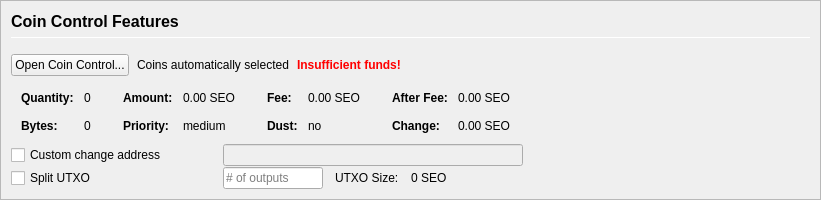
         <widget class="QFrame" name="frameCoinControl">
          <property name="sizePolicy">
           <sizepolicy hsizetype="Expanding" vsizetype="Expanding">
            <horstretch>0</horstretch>
            <verstretch>0</verstretch>
           </sizepolicy>
          </property>
          <property name="maximumSize">
           <size>
            <width>16777215</width>
            <height>16777215</height>
           </size>
          </property>
          <property name="frameShape">
           <enum>QFrame::StyledPanel</enum>
          </property>
          <property name="frameShadow">
           <enum>QFrame::Sunken</enum>
          </property>
          <layout class="QVBoxLayout" name="verticalLayoutCoinControl2">
           <property name="spacing">
            <number>0</number>
           </property>
           <property name="leftMargin">
            <number>0</number>
           </property>
           <property name="topMargin">
            <number>0</number>
           </property>
           <property name="rightMargin">
            <number>0</number>
           </property>
           <property name="bottomMargin">
            <number>0</number>
           </property>
           <item>
            <widget class="QFrame" name="frameCoinControl_BG">
             <layout class="QVBoxLayout" name="verticalLayoutCoinControl" stretch="0,0,0,0,0,0">
              <property name="spacing">
               <number>1</number>
              </property>
              <property name="leftMargin">
               <number>10</number>
              </property>
              <property name="topMargin">
               <number>10</number>
              </property>
              <item>
               <layout class="QHBoxLayout" name="horizontalLayoutCoinControl1">
                <property name="bottomMargin">
                 <number>15</number>
                </property>
                <item>
                 <layout class="QVBoxLayout" name="verticalLayout_3">
                  <property name="spacing">
                   <number>6</number>
                  </property>
                  <item>
                   <widget class="QLabel" name="labelCoinControlFeatures">
                    <property name="sizePolicy">
                     <sizepolicy hsizetype="Preferred" vsizetype="Maximum">
                      <horstretch>0</horstretch>
                      <verstretch>0</verstretch>
                     </sizepolicy>
                    </property>
                    <property name="minimumSize">
                     <size>
                      <width>0</width>
                      <height>20</height>
                     </size>
                    </property>
                    <property name="font">
                     <font>
                      <pointsize>12</pointsize>
                      <weight>75</weight>
                      <bold>true</bold>
                     </font>
                    </property>
                    <property name="styleSheet">
                     <string notr="true">font-weight:bold;</string>
                    </property>
                    <property name="text">
                     <string>Coin Control Features</string>
                    </property>
                   </widget>
                  </item>
                  <item>
                   <widget class="Line" name="line">
                    <property name="minimumSize">
                     <size>
                      <width>0</width>
                      <height>1</height>
                     </size>
                    </property>
                    <property name="maximumSize">
                     <size>
                      <width>16777215</width>
                      <height>1</height>
                     </size>
                    </property>
                    <property name="orientation">
                     <enum>Qt::Horizontal</enum>
                    </property>
                   </widget>
                  </item>
                 </layout>
                </item>
               </layout>
              </item>
              <item>
               <layout class="QHBoxLayout" name="horizontalLayoutCoinControl2" stretch="0,0,0,0">
                <property name="spacing">
                 <number>8</number>
                </property>
                <property name="bottomMargin">
                 <number>10</number>
                </property>
                <item>
                 <widget class="QPushButton" name="pushButtonCoinControl">
                  <property name="styleSheet">
                   <string notr="true"/>
                  </property>
                  <property name="text">
                   <string>Open Coin Control...</string>
                  </property>
                  <property name="autoDefault">
                   <bool>false</bool>
                  </property>
                 </widget>
                </item>
                <item>
                 <widget class="QLabel" name="labelCoinControlAutomaticallySelected">
                  <property name="text">
                   <string>Coins automatically selected</string>
                  </property>
                  <property name="margin">
                   <number>5</number>
                  </property>
                 </widget>
                </item>
                <item>
                 <widget class="QLabel" name="labelCoinControlInsuffFunds">
                  <property name="font">
                   <font>
                    <weight>75</weight>
                    <bold>true</bold>
                   </font>
                  </property>
                  <property name="styleSheet">
                   <string notr="true">color:red;font-weight:bold;</string>
                  </property>
                  <property name="text">
                   <string>Insufficient funds!</string>
                  </property>
                  <property name="margin">
                   <number>5</number>
                  </property>
                 </widget>
                </item>
                <item>
                 <spacer name="horizontalSpacerCoinControl">
                  <property name="orientation">
                   <enum>Qt::Horizontal</enum>
                  </property>
                  <property name="sizeHint" stdset="0">
                   <size>
                    <width>40</width>
                    <height>1</height>
                   </size>
                  </property>
                 </spacer>
                </item>
               </layout>
              </item>
              <item>
               <widget class="QWidget" name="widgetCoinControl" native="true">
                <property name="sizePolicy">
                 <sizepolicy hsizetype="Preferred" vsizetype="Preferred">
                  <horstretch>0</horstretch>
                  <verstretch>0</verstretch>
                 </sizepolicy>
                </property>
                <property name="minimumSize">
                 <size>
                  <width>0</width>
                  <height>0</height>
                 </size>
                </property>
                <property name="styleSheet">
                 <string notr="true"/>
                </property>
                <layout class="QHBoxLayout" name="horizontalLayoutCoinControl5">
                 <property name="leftMargin">
                  <number>0</number>
                 </property>
                 <property name="topMargin">
                  <number>0</number>
                 </property>
                 <property name="rightMargin">
                  <number>0</number>
                 </property>
                 <property name="bottomMargin">
                  <number>0</number>
                 </property>
                 <item>
                  <layout class="QHBoxLayout" name="horizontalLayoutCoinControl3" stretch="0,0,0,1">
                   <property name="spacing">
                    <number>20</number>
                   </property>
                   <property name="topMargin">
                    <number>0</number>
                   </property>
                   <property name="bottomMargin">
                    <number>10</number>
                   </property>
                   <item>
                    <layout class="QFormLayout" name="formLayoutCoinControl1">
                     <property name="horizontalSpacing">
                      <number>10</number>
                     </property>
                     <property name="verticalSpacing">
                      <number>14</number>
                     </property>
                     <property name="leftMargin">
                      <number>10</number>
                     </property>
                     <property name="topMargin">
                      <number>4</number>
                     </property>
                     <property name="rightMargin">
                      <number>6</number>
                     </property>
                     <item row="0" column="0">
                      <widget class="QLabel" name="labelCoinControlQuantityText">
                       <property name="font">
                        <font>
                         <weight>75</weight>
                         <bold>true</bold>
                        </font>
                       </property>
                       <property name="text">
                        <string>Quantity:</string>
                       </property>
                       <property name="margin">
                        <number>0</number>
                       </property>
                      </widget>
                     </item>
                     <item row="0" column="1">
                      <widget class="QLabel" name="labelCoinControlQuantity">
                       <property name="cursor">
                        <cursorShape>IBeamCursor</cursorShape>
                       </property>
                       <property name="contextMenuPolicy">
                        <enum>Qt::ActionsContextMenu</enum>
                       </property>
                       <property name="text">
                        <string notr="true">0</string>
                       </property>
                       <property name="margin">
                        <number>0</number>
                       </property>
                       <property name="textInteractionFlags">
                        <set>Qt::LinksAccessibleByMouse|Qt::TextSelectableByKeyboard|Qt::TextSelectableByMouse</set>
                       </property>
                      </widget>
                     </item>
                     <item row="1" column="0">
                      <widget class="QLabel" name="labelCoinControlBytesText">
                       <property name="font">
                        <font>
                         <weight>75</weight>
                         <bold>true</bold>
                        </font>
                       </property>
                       <property name="text">
                        <string>Bytes:</string>
                       </property>
                      </widget>
                     </item>
                     <item row="1" column="1">
                      <widget class="QLabel" name="labelCoinControlBytes">
                       <property name="cursor">
                        <cursorShape>IBeamCursor</cursorShape>
                       </property>
                       <property name="contextMenuPolicy">
                        <enum>Qt::ActionsContextMenu</enum>
                       </property>
                       <property name="text">
                        <string notr="true">0</string>
                       </property>
                       <property name="textInteractionFlags">
                        <set>Qt::LinksAccessibleByMouse|Qt::TextSelectableByKeyboard|Qt::TextSelectableByMouse</set>
                       </property>
                      </widget>
                     </item>
                    </layout>
                   </item>
                   <item>
                    <layout class="QFormLayout" name="formLayoutCoinControl2">
                     <property name="horizontalSpacing">
                      <number>10</number>
                     </property>
                     <property name="verticalSpacing">
                      <number>14</number>
                     </property>
                     <property name="leftMargin">
                      <number>6</number>
                     </property>
                     <property name="topMargin">
                      <number>4</number>
                     </property>
                     <property name="rightMargin">
                      <number>6</number>
                     </property>
                     <item row="0" column="0">
                      <widget class="QLabel" name="labelCoinControlAmountText">
                       <property name="font">
                        <font>
                         <weight>75</weight>
                         <bold>true</bold>
                        </font>
                       </property>
                       <property name="text">
                        <string>Amount:</string>
                       </property>
                       <property name="margin">
                        <number>0</number>
                       </property>
                      </widget>
                     </item>
                     <item row="0" column="1">
                      <widget class="QLabel" name="labelCoinControlAmount">
                       <property name="cursor">
                        <cursorShape>IBeamCursor</cursorShape>
                       </property>
                       <property name="contextMenuPolicy">
                        <enum>Qt::ActionsContextMenu</enum>
                       </property>
                       <property name="text">
                        <string notr="true">0.00 SEO</string>
                       </property>
                       <property name="textInteractionFlags">
                        <set>Qt::LinksAccessibleByMouse|Qt::TextSelectableByKeyboard|Qt::TextSelectableByMouse</set>
                       </property>
                      </widget>
                     </item>
                     <item row="1" column="0">
                      <widget class="QLabel" name="labelCoinControlPriorityText">
                       <property name="font">
                        <font>
                         <weight>75</weight>
                         <bold>true</bold>
                        </font>
                       </property>
                       <property name="text">
                        <string>Priority:</string>
                       </property>
                      </widget>
                     </item>
                     <item row="1" column="1">
                      <widget class="QLabel" name="labelCoinControlPriority">
                       <property name="cursor">
                        <cursorShape>IBeamCursor</cursorShape>
                       </property>
                       <property name="contextMenuPolicy">
                        <enum>Qt::ActionsContextMenu</enum>
                       </property>
                       <property name="text">
                        <string>medium</string>
                       </property>
                       <property name="textInteractionFlags">
                        <set>Qt::LinksAccessibleByMouse|Qt::TextSelectableByKeyboard|Qt::TextSelectableByMouse</set>
                       </property>
                      </widget>
                     </item>
                    </layout>
                   </item>
                   <item>
                    <layout class="QFormLayout" name="formLayoutCoinControl3">
                     <property name="horizontalSpacing">
                      <number>10</number>
                     </property>
                     <property name="verticalSpacing">
                      <number>14</number>
                     </property>
                     <property name="leftMargin">
                      <number>6</number>
                     </property>
                     <property name="topMargin">
                      <number>4</number>
                     </property>
                     <property name="rightMargin">
                      <number>6</number>
                     </property>
                     <item row="0" column="0">
                      <widget class="QLabel" name="labelCoinControlFeeText">
                       <property name="font">
                        <font>
                         <weight>75</weight>
                         <bold>true</bold>
                        </font>
                       </property>
                       <property name="text">
                        <string>Fee:</string>
                       </property>
                       <property name="margin">
                        <number>0</number>
                       </property>
                      </widget>
                     </item>
                     <item row="0" column="1">
                      <widget class="QLabel" name="labelCoinControlFee">
                       <property name="cursor">
                        <cursorShape>IBeamCursor</cursorShape>
                       </property>
                       <property name="contextMenuPolicy">
                        <enum>Qt::ActionsContextMenu</enum>
                       </property>
                       <property name="text">
                        <string notr="true">0.00 SEO</string>
                       </property>
                       <property name="textInteractionFlags">
                        <set>Qt::LinksAccessibleByMouse|Qt::TextSelectableByKeyboard|Qt::TextSelectableByMouse</set>
                       </property>
                      </widget>
                     </item>
                     <item row="1" column="0">
                      <widget class="QLabel" name="labelCoinControlLowOutputText">
                       <property name="font">
                        <font>
                         <weight>75</weight>
                         <bold>true</bold>
                        </font>
                       </property>
                       <property name="text">
                        <string>Dust:</string>
                       </property>
                      </widget>
                     </item>
                     <item row="1" column="1">
                      <widget class="QLabel" name="labelCoinControlLowOutput">
                       <property name="cursor">
                        <cursorShape>IBeamCursor</cursorShape>
                       </property>
                       <property name="contextMenuPolicy">
                        <enum>Qt::ActionsContextMenu</enum>
                       </property>
                       <property name="text">
                        <string>no</string>
                       </property>
                       <property name="textInteractionFlags">
                        <set>Qt::LinksAccessibleByMouse|Qt::TextSelectableByKeyboard|Qt::TextSelectableByMouse</set>
                       </property>
                      </widget>
                     </item>
                    </layout>
                   </item>
                   <item>
                    <layout class="QFormLayout" name="formLayoutCoinControl4">
                     <property name="horizontalSpacing">
                      <number>10</number>
                     </property>
                     <property name="verticalSpacing">
                      <number>14</number>
                     </property>
                     <property name="leftMargin">
                      <number>6</number>
                     </property>
                     <property name="topMargin">
                      <number>4</number>
                     </property>
                     <property name="rightMargin">
                      <number>6</number>
                     </property>
                     <item row="0" column="0">
                      <widget class="QLabel" name="labelCoinControlAfterFeeText">
                       <property name="font">
                        <font>
                         <weight>75</weight>
                         <bold>true</bold>
                        </font>
                       </property>
                       <property name="text">
                        <string>After Fee:</string>
                       </property>
                       <property name="margin">
                        <number>0</number>
                       </property>
                      </widget>
                     </item>
                     <item row="0" column="1">
                      <widget class="QLabel" name="labelCoinControlAfterFee">
                       <property name="cursor">
                        <cursorShape>IBeamCursor</cursorShape>
                       </property>
                       <property name="contextMenuPolicy">
                        <enum>Qt::ActionsContextMenu</enum>
                       </property>
                       <property name="text">
                        <string notr="true">0.00 SEO</string>
                       </property>
                       <property name="textInteractionFlags">
                        <set>Qt::LinksAccessibleByMouse|Qt::TextSelectableByKeyboard|Qt::TextSelectableByMouse</set>
                       </property>
                      </widget>
                     </item>
                     <item row="1" column="0">
                      <widget class="QLabel" name="labelCoinControlChangeText">
                       <property name="font">
                        <font>
                         <weight>75</weight>
                         <bold>true</bold>
                        </font>
                       </property>
                       <property name="text">
                        <string>Change:</string>
                       </property>
                      </widget>
                     </item>
                     <item row="1" column="1">
                      <widget class="QLabel" name="labelCoinControlChange">
                       <property name="cursor">
                        <cursorShape>IBeamCursor</cursorShape>
                       </property>
                       <property name="contextMenuPolicy">
                        <enum>Qt::ActionsContextMenu</enum>
                       </property>
                       <property name="text">
                        <string notr="true">0.00 SEO</string>
                       </property>
                       <property name="textInteractionFlags">
                        <set>Qt::LinksAccessibleByMouse|Qt::TextSelectableByKeyboard|Qt::TextSelectableByMouse</set>
                       </property>
                      </widget>
                     </item>
                    </layout>
                   </item>
                  </layout>
                 </item>
                </layout>
               </widget>
              </item>
              <item>
               <layout class="QHBoxLayout" name="horizontalLayoutCoinControl4">
                <property name="spacing">
                 <number>12</number>
                </property>
                <property name="sizeConstraint">
                 <enum>QLayout::SetDefaultConstraint</enum>
                </property>
                <property name="topMargin">
                 <number>0</number>
                </property>
                <property name="rightMargin">
                 <number>0</number>
                </property>
                <item>
                 <widget class="QCheckBox" name="checkBoxCoinControlChange">
                  <property name="sizePolicy">
                   <sizepolicy hsizetype="Preferred" vsizetype="Preferred">
                    <horstretch>0</horstretch>
                    <verstretch>0</verstretch>
                   </sizepolicy>
                  </property>
                  <property name="minimumSize">
                   <size>
                    <width>200</width>
                    <height>0</height>
                   </size>
                  </property>
                  <property name="maximumSize">
                   <size>
                    <width>200</width>
                    <height>16777215</height>
                   </size>
                  </property>
                  <property name="toolTip">
                   <string>If this is activated, but the change address is empty or invalid, change will be sent to a newly generated address.</string>
                  </property>
                  <property name="text">
                   <string>Custom change address</string>
                  </property>
                 </widget>
                </item>
                <item>
                 <widget class="QValidatedLineEdit" name="lineEditCoinControlChange">
                  <property name="enabled">
                   <bool>false</bool>
                  </property>
                  <property name="sizePolicy">
                   <sizepolicy hsizetype="Preferred" vsizetype="Preferred">
                    <horstretch>0</horstretch>
                    <verstretch>0</verstretch>
                   </sizepolicy>
                  </property>
                  <property name="minimumSize">
                   <size>
                    <width>300</width>
                    <height>0</height>
                   </size>
                  </property>
                 </widget>
                </item>
                <item>
                 <widget class="QLabel" name="labelCoinControlChangeLabel">
                  <property name="sizePolicy">
                   <sizepolicy hsizetype="Preferred" vsizetype="Preferred">
                    <horstretch>0</horstretch>
                    <verstretch>0</verstretch>
                   </sizepolicy>
                  </property>
                  <property name="minimumSize">
                   <size>
                    <width>100</width>
                    <height>0</height>
                   </size>
                  </property>
                  <property name="text">
                   <string/>
                  </property>
                  <property name="margin">
                   <number>3</number>
                  </property>
                 </widget>
                </item>
               </layout>
              </item>
              <item>
               <layout class="QHBoxLayout" name="horizontalLayoutCoinControl6">
                <property name="spacing">
                 <number>12</number>
                </property>
                <property name="rightMargin">
                 <number>0</number>
                </property>
                <item>
                 <widget class="QCheckBox" name="splitBlockCheckBox">
                  <property name="sizePolicy">
                   <sizepolicy hsizetype="Preferred" vsizetype="Preferred">
                    <horstretch>0</horstretch>
                    <verstretch>0</verstretch>
                   </sizepolicy>
                  </property>
                  <property name="minimumSize">
                   <size>
                    <width>200</width>
                    <height>0</height>
                   </size>
                  </property>
                  <property name="maximumSize">
                   <size>
                    <width>200</width>
                    <height>16777215</height>
                   </size>
                  </property>
                  <property name="text">
                   <string>Split UTXO</string>
                  </property>
                 </widget>
                </item>
                <item>
                 <widget class="QLineEdit" name="splitBlockLineEdit">
                  <property name="sizePolicy">
                   <sizepolicy hsizetype="Preferred" vsizetype="Preferred">
                    <horstretch>50</horstretch>
                    <verstretch>0</verstretch>
                   </sizepolicy>
                  </property>
                  <property name="minimumSize">
                   <size>
                    <width>100</width>
                    <height>0</height>
                   </size>
                  </property>
                  <property name="maximumSize">
                   <size>
                    <width>100</width>
                    <height>16777215</height>
                   </size>
                  </property>
                  <property name="placeholderText">
                   <string># of outputs</string>
                  </property>
                 </widget>
                </item>
                <item>
                 <widget class="QLabel" name="labelBlockSizeText">
                  <property name="text">
                   <string>UTXO Size:</string>
                  </property>
                 </widget>
                </item>
                <item>
                 <widget class="QLabel" name="labelBlockSize">
                  <property name="text">
                   <string>0 SEO</string>
                  </property>
                 </widget>
                </item>
                <item>
                 <spacer name="horizontalSpacer_7">
                  <property name="orientation">
                   <enum>Qt::Horizontal</enum>
                  </property>
                  <property name="sizeHint" stdset="0">
                   <size>
                    <width>40</width>
                    <height>20</height>
                   </size>
                  </property>
                 </spacer>
                </item>
               </layout>
              </item>
              <item>
               <spacer name="verticalSpacerCoinControl">
                <property name="orientation">
                 <enum>Qt::Vertical</enum>
                </property>
                <property name="sizeHint" stdset="0">
                 <size>
                  <width>800</width>
                  <height>1</height>
                 </size>
                </property>
               </spacer>
              </item>
             </layout>
            </widget>
           </item>
          </layout>
         </widget>
